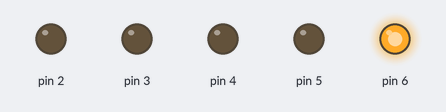
The sketch below on a simulated Arduino Uno, built with avr-gcc and run on an emulated ATmega328P. On the bench: output pins drawn as LEDs (lit = HIGH).

Above: at 0.06 s.
At 0.56 s:
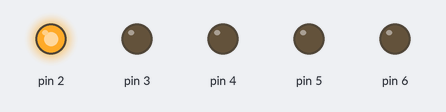
At 1.06 s:
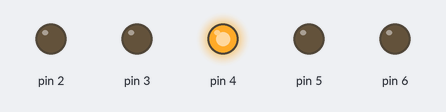
At 2.18 s:
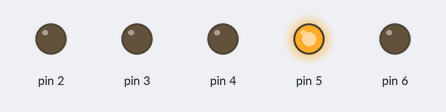
At 3.43 s:
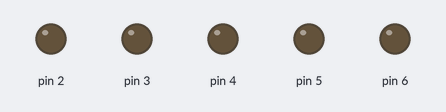
At 4.43 s:
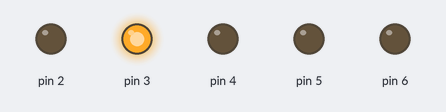
Timing chart, 0 to 4.7 s (numbered marks = the images above):
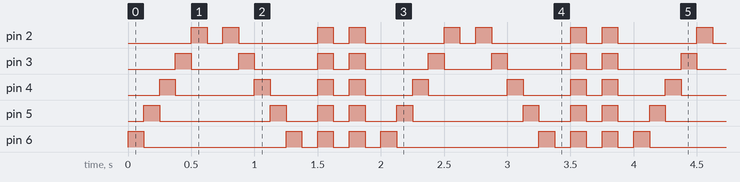

The sketch:

Practica2.ino
```cpp
/*
    Abel Monsivais Badillo
    16051844
    Sexto semestre
    Sistemas Programables

*/
int d=1000;
void setup() {
  // put your setup code here, to run once:
  //Primero definimos los pines que utilizaremos para cada LED

    pinMode(6,OUTPUT);
    pinMode(5,OUTPUT);
    pinMode(4,OUTPUT);
    pinMode(3,OUTPUT);
    pinMode(2,OUTPUT);
}

void loop() {
    /*
    En este void loop lo que hacemos es crear una secuencia para que
    los LED se puedan encender y apagar cada segundo en cadena
    */
    digitalWrite(6,HIGH);
    delay(125);
    digitalWrite(6,LOW);
    digitalWrite(5,HIGH);
    delay(125);
    digitalWrite(5,LOW);
    digitalWrite(4,HIGH);
    delay(125);
    digitalWrite(4,LOW);
    digitalWrite(3,HIGH);
    delay(125);
    digitalWrite(3,LOW);
    digitalWrite(2,HIGH);
    delay(125);
    digitalWrite(2,LOW);
    delay(125);

        digitalWrite(2,HIGH);
    delay(125);
    digitalWrite(2,LOW);
    digitalWrite(3,HIGH);
    delay(125);
    digitalWrite(3,LOW);
    digitalWrite(4,HIGH);
    delay(125);
    digitalWrite(4,LOW);
    digitalWrite(5,HIGH);
    delay(125);
    digitalWrite(5,LOW);
    digitalWrite(6,HIGH);
    delay(125);
    digitalWrite(6,LOW);
    delay(125);


    digitalWrite(6,HIGH);
    digitalWrite(5,HIGH);
    digitalWrite(4,HIGH);
    digitalWrite(3,HIGH);
    digitalWrite(2,HIGH);
    delay(125);

    digitalWrite(6,LOW);
    digitalWrite(5,LOW);
    digitalWrite(4,LOW);
    digitalWrite(3,LOW);
    digitalWrite(2,LOW);
    delay(125);

     digitalWrite(6,HIGH);
    digitalWrite(5,HIGH);
    digitalWrite(4,HIGH);
    digitalWrite(3,HIGH);
    digitalWrite(2,HIGH);
    delay(125);

     digitalWrite(6,LOW);
    digitalWrite(5,LOW);
    digitalWrite(4,LOW);
    digitalWrite(3,LOW);
    digitalWrite(2,LOW);
    delay(125);

}
```

Measured:
- by itself, pin 2: repeats every 1.0 s: LOW 0.13 s, HIGH 0.13 s, LOW 0.63 s, HIGH 0.13 s
- by itself, pin 3: repeats every 2.0 s: LOW 0.38 s, HIGH 0.13 s, LOW 0.50 s, HIGH 0.13 s, LOW 0.13 s, HIGH 0.13 s, LOW 0.50 s, HIGH 0.13 s
- by itself, pin 4: repeats every 2.0 s: LOW 0.63 s, HIGH 0.13 s, LOW 0.38 s, HIGH 0.13 s, LOW 0.13 s, HIGH 0.13 s, LOW 0.38 s, HIGH 0.13 s
- by itself, pin 5: repeats every 2.0 s: LOW 0.88 s, HIGH 0.13 s, LOW 0.25 s, HIGH 0.13 s, LOW 0.13 s, HIGH 0.13 s, LOW 0.25 s, HIGH 0.13 s
- by itself, pin 6: repeats every 2.0 s: LOW 1.1 s, 3 × (HIGH 0.13 s, LOW 0.13 s), HIGH 0.13 s
